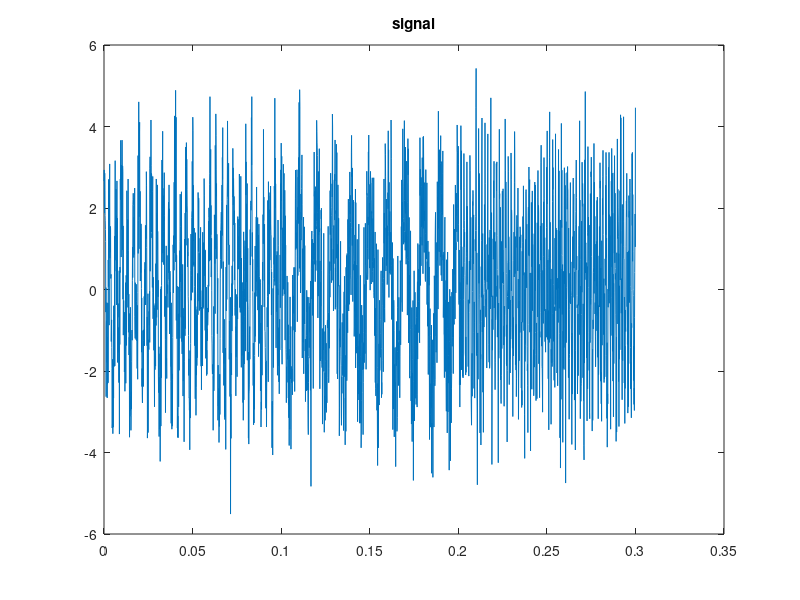
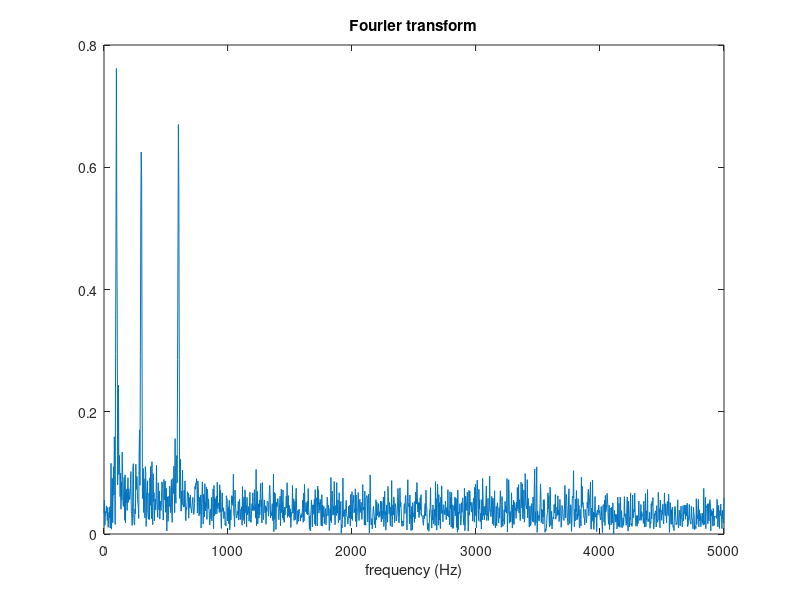
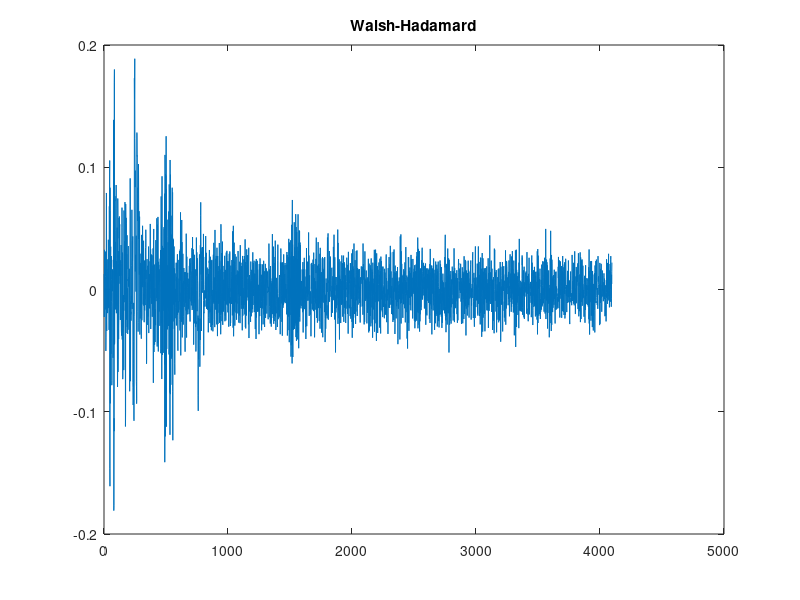

Write MATLAB code to recreate these figures, in order. (Note: this script raises an error after producing the figures.)
omegaf1 = @(t) 3e2*(t<0.1) + 1e2*(t>=0.1).*(t<0.2) + 6e2*(t>=0.2);
omegaf2 = @(t) 1e2;
omegaf3 = @(t) 1e2 + 2e3*t;
omegaf4 = @(t) 1e2 + 1.5e4*(t.^2);
xf = @(t) 1*cos(2*pi*omegaf4(t).*t) + 2*cos(2*pi*omegaf1(t).*t);

N=3000; % num data pt
T=0.3; %total time
Fs=N/T; % sample frequency
ts=linspace(0,T,N);
xs=xf(ts);
xs=xs+normrnd(0,1,size(xs)); %noise
figure;
plot(ts,xs);
title('signal');

%%
yfft=fft(xs);
P2 = abs(yfft/N);
P1 = P2(1:N/2+1)*2;
f = Fs*(0:(N/2))/N;
figure;
plot(f,P1);
xlabel('frequency (Hz)');
title('Fourier transform');

%%
ywht=fwht(xs);
figure;
plot(ywht);
title('Walsh-Hadamard');

%%
figure;
stft(xs,Fs,'Window',hann(200,'periodic'));
title('Short-time FT, Hann 200');
ylim([-2,2])

figure;
stft(xs,Fs,'Window',flattopwin(200));
title('Short-time FT, flat top 200');
ylim([-2,2])

figure;
stft(xs,Fs,'Window',gausswin(200));
title('Short-time FT, gauss 200');
ylim([-2,2])

figure;
stft(xs,Fs,'Window',rectwin(200));
title('Short-time FT, rectangle 200');
ylim([-2,2])

%%
figure;
[cfs,frq] = cwt(xs,Fs);
surface(ts,frq,abs(cfs))
axis tight
shading flat
xlabel("Time (s)")
ylabel("Frequency (Hz)")
%set(gca,"yscale","log")
title('Continuous wavelet, morse wavelet');
ylim([0,2000]);
colorbar;

% figure;
% [a,d] = haart(xs,10,'noninteger');
% plot(d{1});
% title('Haar transform');

%%

figure;
cqt(xs,'SamplingFrequency',Fs);
title('Gabor const-Q, default');
ylim([0,2])

%%
figure;
wvd(xs,Fs);
title('Wigner ville, default');
ylim([0,2]);
caxis([0,500]);
%%
figure;
wsst(xs,Fs);
title('Wavelet synchrosqueezed, default');
ylim([0,2])
colorbar;